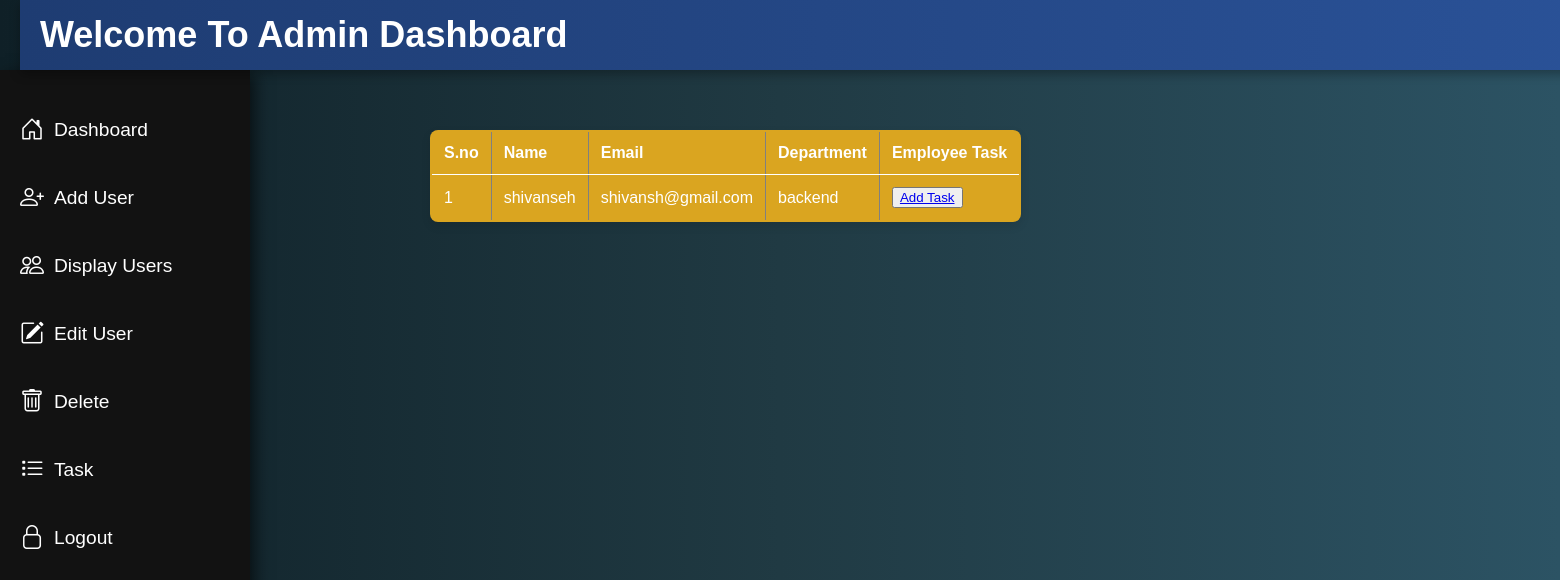
Page /task1/ on the earlier database version.
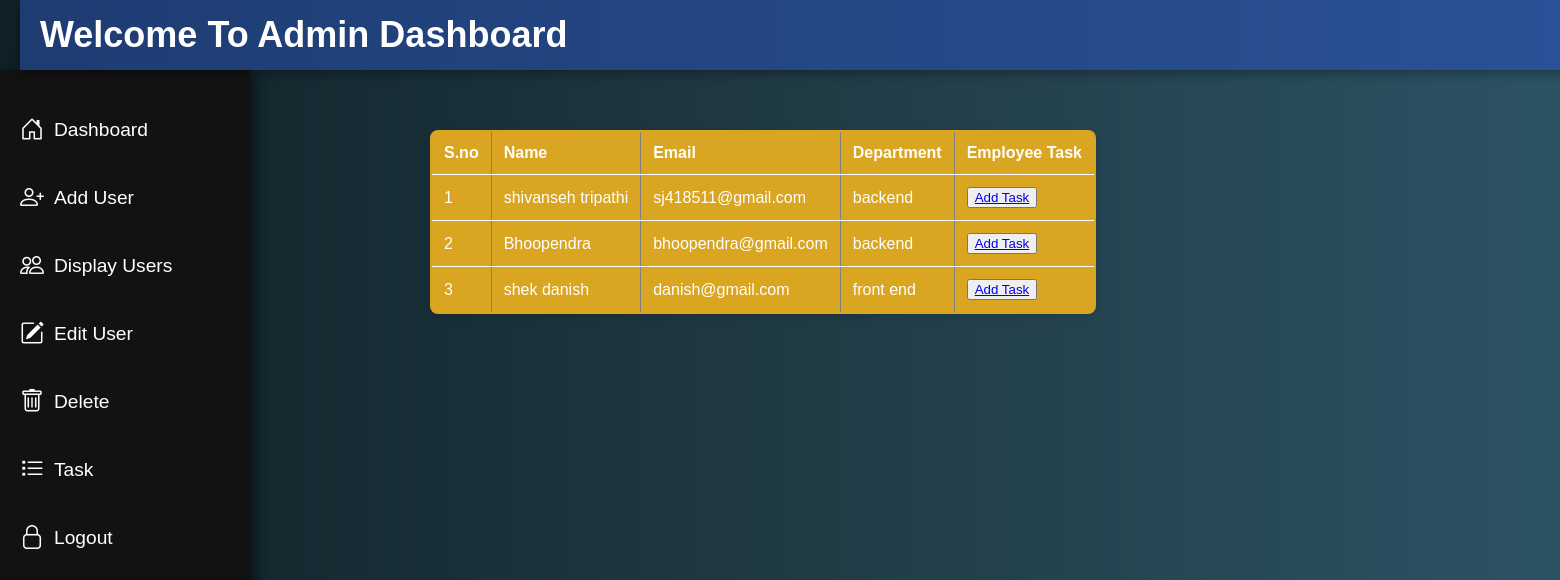
Same page on the later database version.
### app/models.py (models this page shows)
class EmpDatabase(models.Model):
    employe_name = models.CharField(max_length=50)
    employe_email = models.EmailField()
    department = models.CharField(max_length=50)
    contact_number = models.IntegerField()
    employe_password = models.CharField(max_length=50)
    your_work = models.TextField(max_length=100)

### app/views.py (the view)
# urls.py: path('task1/',views.task1, name='task1'),
def task1(request):
    myans2=EmpDatabase.objects.all()
    return render(request,'task1.html',{'data2':myans2.values})

### app/templates/task1.html (shortened to what this page needs)
{% extends "base.html" %}
{% load static %}
{% block css %}
    <link rel="stylesheet" href="{% static 'css/task.css' %}">
{% endblock %}
{% block content %}
<table border="2">
    <tr>
        <th>S.no</th>
        <th>Name</th>
        <th>Email</th>
        <th>Department</th>
        <th>Employee Task</th>
    </tr>
    {% for i in data2 %}
    <tr>
        <td>{{ forloop.counter }}</td>
        <td>{{ i.employe_name }}</td>
        <td>{{ i.employe_email }}</td>
        <td>{{ i.department }}</td>
        <td>
            <button>
                <a href="{% url 'givetask' pk=i.id %}">Add Task</a>
            </button>
        </td>
    </tr>
    {% endfor %}
</table>
{% endblock %}

Differences in the rows shown:
removed EmpDatabase: employe_name "shivanseh", employe_email "shivansh@gmail.com", department "backend"
added EmpDatabase: employe_name "shivanseh tripathi", employe_email "sj418511@gmail.com", department "backend"
added EmpDatabase: employe_name "Bhoopendra", employe_email "bhoopendra@gmail.com", department "backend"
added EmpDatabase: employe_name "shek danish", employe_email "danish@gmail.com", department "front end"
